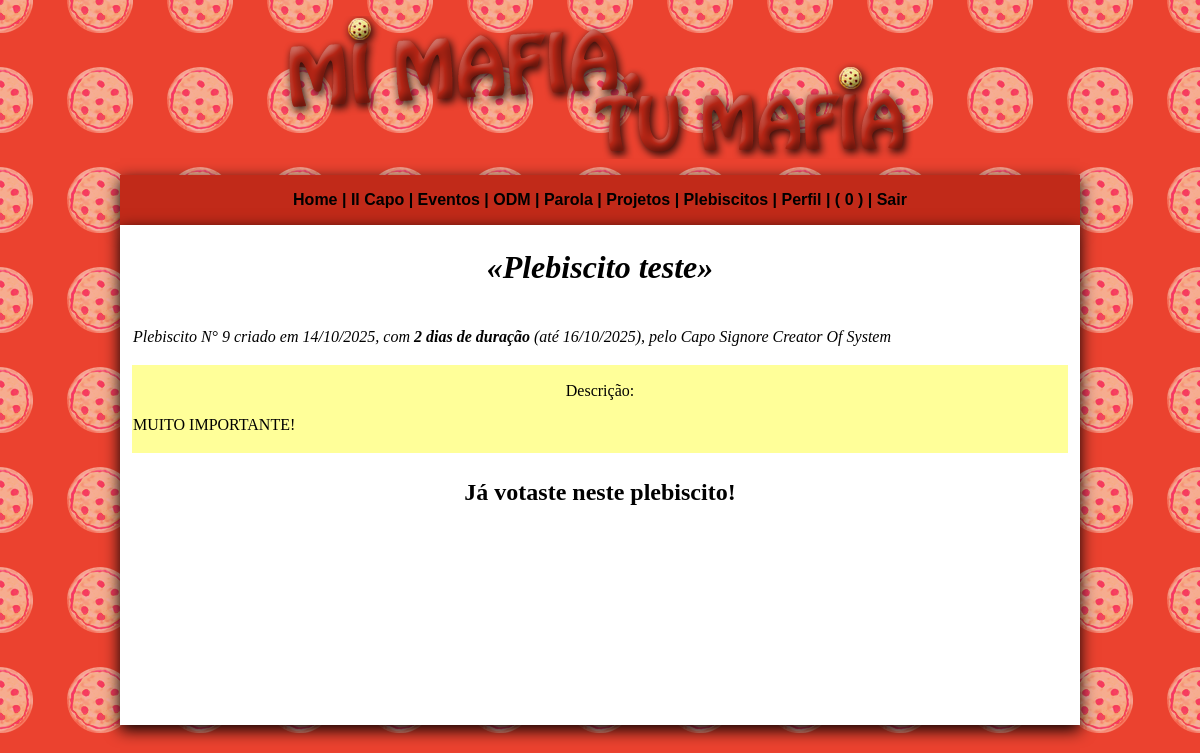
Screenshot of /readpleb.php?i=9 (signed in) with the database file from the repository.
### tables this page shows
CREATE TABLE `plebs` (
  `id_plebs` int(11) NOT NULL,
  `desc_plebs` text NOT NULL,
  `perg_plebs` text NOT NULL,
  `resp1_plebs` varchar(200) NOT NULL,
  `resp2_plebs` varchar(200) NOT NULL,
  `resp3_plebs` varchar(200) NOT NULL,
  `resp4_plebs` varchar(200) NOT NULL,
  `creat_plebs` varchar(20) NOT NULL,
  `date_plebs` varchar(200) NOT NULL,
  `datef_plebs` varchar(200) NOT NULL,
  `vis_plebs` int(11) NOT NULL
);

CREATE TABLE `user` (
  `id_user` int(11) NOT NULL,
  `nome_user` varchar(200) NOT NULL,
  `sobrenome_user` varchar(200) NOT NULL,
  `nickname_user` varchar(20) NOT NULL,
  `bday_user` varchar(20) NOT NULL,
  `turno_user` varchar(10) NOT NULL,
  `mail_user` varchar(200) NOT NULL,
  `sexo_user` varchar(20) NOT NULL,
  `pass_user` varchar(200) NOT NULL,
  `desc_user` text NOT NULL,
  `matricula_user` varchar(20) NOT NULL,
  `photo_user` varchar(20) NOT NULL
);

### rest.php (called while the page is built, shortened)
<?php
if (isset($_SESSION['usera'])){
   $login_user = $_SESSION['usera'];
}else{
   header("Location:index.php");
   exit;
}
?>

### readpleb.php (the view, shortened to what this page needs)
<?php
include('rest.php');
include('conectar.php');
$pleb_id = $_GET['i'] ?? '';
$query_guy= "SELECT * FROM user WHERE nickname_user = ?";
$stmt_guy = $conexao->prepare($query_guy);
$stmt_guy->bind_param("s", $login_user);
$stmt_guy->execute();
$rs_guy   = $stmt_guy->get_result();
$infoguy  = $rs_guy->fetch_assoc();
$id_user	= $infoguy['id_user'];
$query_pleb = "SELECT * FROM plebs WHERE id_plebs = ?";
$stmt_pleb = $conexao->prepare($query_pleb);
$stmt_pleb->bind_param("i", $pleb_id);
$stmt_pleb->execute();
$rs_pleb = $stmt_pleb->get_result();
$plebinfo = $rs_pleb->fetch_assoc();
$perg_pleb      = $plebinfo['perg_plebs'];
$creat_pleb	    = $plebinfo['creat_plebs'];
$date_pleb	    = new DateTime($plebinfo['date_plebs']);
$datef_pleb		= new DateTime($plebinfo['datef_plebs']);
$desc_pleb	    = $plebinfo['desc_plebs'];
$query_creater = "SELECT * FROM user WHERE id_user = ?";
$stmt_creater = $conexao->prepare($query_creater);
$stmt_creater->bind_param("i", $creat_pleb);
$stmt_creater->execute();
$rs_creater = $stmt_creater->get_result();
$creatinfus = $rs_creater->fetch_assoc();
$nome_creat     = $creatinfus['nome_user'];
$sobnome_creat  = $creatinfus['sobrenome_user'];
$sex_creat		= $creatinfus['sexo_user'];
?>
<!DOCTYPE html PUBLIC "-//W3C//DTD XHTML 1.0 Transitional//EN" "http://www.w3.org/TR/xhtml1/DTD/xhtml1-transitional.dtd">
<html xmlns="http://www.w3.org/1999/xhtml">
<head>
<link rel="stylesheet" href="css/geral.css" type="text/css" />
</head>
<body leftmargin="0" topmargin="0" background="img/back2.png">
<table cellpadding="0" cellspacing="0" width="100%" border="0">
  <tr>
    <td width="10%">&nbsp;</td>
    <td align="center" valign="bottom"><p><img src="img/tit.png"></p></td>
    <td width="10%">&nbsp;</td>
  </tr>
  <tr>
    <td>&nbsp;</td>
    <td bgcolor="#c12a19" align="center" style="box-shadow: 0px 5px 15px #000;
" height="50"><?php include ('menu.php');?></td>
    <td>&nbsp;</td>
  </tr>
  <tr>
    <td>&nbsp;</td>
    <td bgcolor="#FFFFFF" style="box-shadow: 0px 5px 15px #000;
" height="500" valign="top">
<table width="100%" border="0">
      <tr>
      <td>&nbsp;</td>
      <td align="center" valign="top">
      <font face="Georgia, Times New Roman, Times, serif">
      <h1><i>&laquo;<?=$perg_pleb?>&raquo;</i></h1></font>
      </td>
      <td>&nbsp;</td>
      </tr>
      <tr>
      <td>&nbsp;</td>
      <td align="left" style="font-family:Georgia, 'Times New Roman', Times, serif; color:#000;"><p><i>Plebiscito N&deg; <?=$pleb_id?> criado em <?=$date_pleb->format('d/m/Y')?>, com <b><?php
        $interval = $date_pleb->diff($datef_pleb);
        echo $interval->days;
	  ?> dias de duração</b> (até <?=$datef_pleb->format('d/m/Y')?>), <?php
      if($sex_creat == 'm'){
		  echo 'pelo Capo Signore';
	  }else{
		  echo 'pela Capo Signora';
	  }
	  ?> <a style="font-family:Georgia, 'Times New Roman', Times, serif; color:#000;" href="perfil.php?p=<?=$creat_pleb?>"><font style="text-transform:capitalize;"><?=$nome_creat?> <?=$sobnome_creat?></font></a><br />
      </i></p></td>
      <td>&nbsp;</td>
      </tr>
      <tr>
      <td>&nbsp;</td>
      <td align="left" bgcolor="#FFFF99" style="font-family:Georgia, 'Times New Roman', Times, serif;">
        <p align="center">Descrição:</p>
        <?=htmlspecialchars($desc_pleb);?><br /><br />
        </td>
      <td>&nbsp;</td>
      </tr>
      <tr>
      <td>&nbsp;</td>
      <td align="center" style="font-family:Georgia, 'Times New Roman', Times, serif;">
      <?php
        $query_vot = "SELECT * FROM votpleb WHERE idple_vtp = ? AND idus_vtp = ?";
        $stmt_vot = $conexao->prepare($query_vot);
        $stmt_vot->bind_param("ii", $pleb_id, $id_user);
        $stmt_vot->execute();
        $rs_vot = $stmt_vot->get_result();
        $nvot = $rs_vot->num_rows;
        if($nvot != 0){
	  ?>
        <table border="0" width="500">
            <tr>
                <td align="center">
                    <h2>Já votaste neste plebiscito!</h2>
                </td>
            </tr>
        </table>
      <?php } ?>
    </td>
    <td>&nbsp;</td>
</tr>
</table>
</td>
<td>&nbsp;</td>
</tr>
</table>
</body>
</html>

### css/geral.css (style rules this page uses)
body { font-family:Verdana, Geneva, sans-serif; }
a { text-decoration:none; color:#000; }

### rows the page displays
plebs: perg_plebs "Plebiscito teste", date_plebs "14/10/2025", creat_plebs "2", datef_plebs "16/10/2025", desc_plebs "MUITO IMPORTANTE!"
user: nome_user "Creator", sobrenome_user "Of System"

### other values shown
$pleb_id "9"
